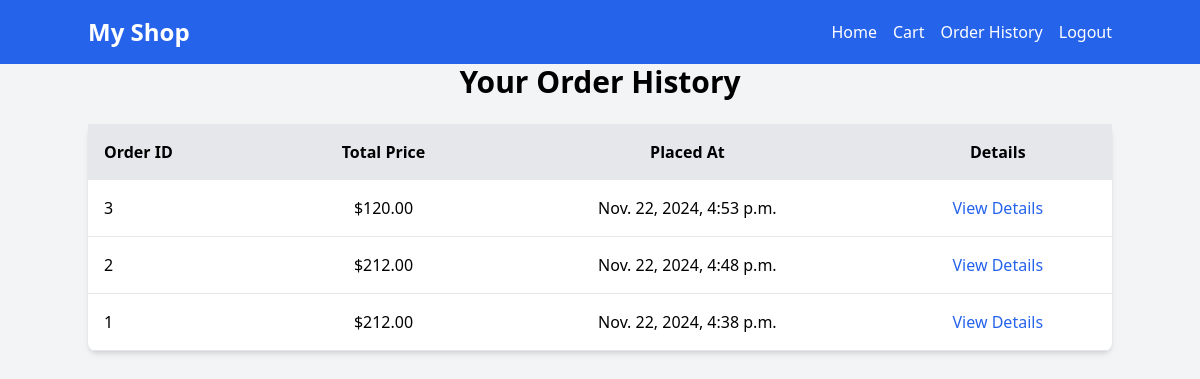
Screenshot of /order_history/ (signed in) with the database file from the repository.
### shop/models.py (models this page shows, shortened)
class Order(models.Model):
    user = models.ForeignKey(User, on_delete=models.CASCADE)
    total_price = models.DecimalField(max_digits=10, decimal_places=2)
    placed_at = models.DateTimeField(auto_now_add=True)

### shop/views.py (the view)
# urls.py: path('order_history/', views.order_history, name='order_history'),
@login_required
def order_history(request):
    orders = Order.objects.filter(user=request.user).order_by('-placed_at')
    return render(request, 'shop/order_history.html', {'orders': orders})

### shop/context_processors.py (called while the page is built)
def cart_item_count(request):
    total_items = 0
    if request.user.is_authenticated:
        cart, created = Cart.objects.get_or_create(user=request.user)
        cart_items = CartItem.objects.filter(cart=cart)
        total_items = sum(item.quantity for item in cart_items)
    return {'total_items': total_items}

### shop/templates/shop/order_history.html (shortened to what this page needs)
{% extends 'shop/base.html' %}
{% block content %}
<h1 class="text-3xl font-bold text-center mb-6">Your Order History</h1>
{% if orders %}
<table class="table-auto w-full bg-white shadow-md rounded-lg">
    <thead>
        <tr class="bg-gray-200">
            <th class="p-4 text-left">Order ID</th>
            <th class="p-4">Total Price</th>
            <th class="p-4">Placed At</th>
            <th class="p-4">Details</th>
        </tr>
    </thead>
    <tbody>
        {% for order in orders %}
        <tr class="border-b">
            <td class="p-4">{{ order.id }}</td>
            <td class="p-4 text-center">${{ order.total_price }}</td>
            <td class="p-4 text-center">{{ order.placed_at }}</td>
            <td class="p-4 text-center">
                <a href="{% url 'order_details' order.id %}" class="text-blue-600">View Details</a>
            </td>
        </tr>
        {% endfor %}
    </tbody>
</table>
{% else %}
<p class="text-center text-gray-500">You have no orders yet.</p>
{% endif %}
{% endblock %}

### rows the page displays
Order: id "3", total_price "120.00", placed_at "Nov. 22, 2024, 4:53 p.m."
Order: id "2", total_price "212.00", placed_at "Nov. 22, 2024, 4:48 p.m."
Order: id "1", total_price "212.00", placed_at "Nov. 22, 2024, 4:38 p.m."
